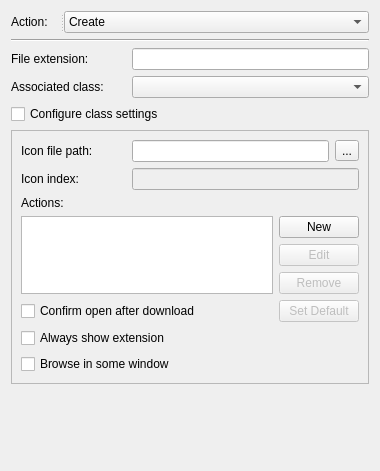
<?xml version="1.0" encoding="UTF-8"?>
<ui version="4.0">
 <class>FileExtensionWidget</class>
 <widget class="QWidget" name="FileExtensionWidget">
  <property name="geometry">
   <rect>
    <x>0</x>
    <y>0</y>
    <width>380</width>
    <height>471</height>
   </rect>
  </property>
  <property name="windowTitle">
   <string>Form</string>
  </property>
  <layout class="QGridLayout" name="gridLayout_2">
   <item row="3" column="0">
    <widget class="QLabel" name="classLabel">
     <property name="text">
      <string>Associated class:</string>
     </property>
     <property name="buddy">
      <cstring>classComboBox</cstring>
     </property>
    </widget>
   </item>
   <item row="2" column="1" colspan="2">
    <widget class="QLineEdit" name="fileExtentionLineEdit"/>
   </item>
   <item row="3" column="1" colspan="2">
    <widget class="QComboBox" name="classComboBox"/>
   </item>
   <item row="4" column="0" colspan="2">
    <widget class="QCheckBox" name="settingsCheckBox">
     <property name="text">
      <string>Configure class settings</string>
     </property>
    </widget>
   </item>
   <item row="2" column="0">
    <widget class="QLabel" name="fileExtentionLabel">
     <property name="text">
      <string>File extension:</string>
     </property>
     <property name="buddy">
      <cstring>fileExtentionLineEdit</cstring>
     </property>
    </widget>
   </item>
   <item row="1" column="0" colspan="3">
    <widget class="Line" name="line">
     <property name="font">
      <font>
       <pointsize>9</pointsize>
      </font>
     </property>
     <property name="orientation">
      <enum>Qt::Horizontal</enum>
     </property>
    </widget>
   </item>
   <item row="5" column="0" colspan="3">
    <widget class="QFrame" name="frame">
     <property name="enabled">
      <bool>true</bool>
     </property>
     <property name="frameShape">
      <enum>QFrame::StyledPanel</enum>
     </property>
     <property name="frameShadow">
      <enum>QFrame::Raised</enum>
     </property>
     <layout class="QGridLayout" name="gridLayout">
      <item row="0" column="0">
       <widget class="QLabel" name="iconPathLabel">
        <property name="enabled">
         <bool>true</bool>
        </property>
        <property name="sizePolicy">
         <sizepolicy hsizetype="Fixed" vsizetype="Preferred">
          <horstretch>117</horstretch>
          <verstretch>0</verstretch>
         </sizepolicy>
        </property>
        <property name="minimumSize">
         <size>
          <width>105</width>
          <height>0</height>
         </size>
        </property>
        <property name="text">
         <string>Icon file path:</string>
        </property>
        <property name="buddy">
         <cstring>iconPathLineEdit</cstring>
        </property>
       </widget>
      </item>
      <item row="0" column="1" colspan="2">
       <widget class="QLineEdit" name="iconPathLineEdit">
        <property name="enabled">
         <bool>true</bool>
        </property>
       </widget>
      </item>
      <item row="0" column="3">
       <widget class="QToolButton" name="iconPathToolButton">
        <property name="enabled">
         <bool>true</bool>
        </property>
        <property name="text">
         <string>...</string>
        </property>
       </widget>
      </item>
      <item row="1" column="0">
       <widget class="QLabel" name="iconIndexLabel">
        <property name="enabled">
         <bool>true</bool>
        </property>
        <property name="sizePolicy">
         <sizepolicy hsizetype="Fixed" vsizetype="Preferred">
          <horstretch>117</horstretch>
          <verstretch>0</verstretch>
         </sizepolicy>
        </property>
        <property name="minimumSize">
         <size>
          <width>105</width>
          <height>0</height>
         </size>
        </property>
        <property name="text">
         <string>Icon index:</string>
        </property>
        <property name="buddy">
         <cstring>iconIndexLineEdit</cstring>
        </property>
       </widget>
      </item>
      <item row="1" column="1" colspan="3">
       <widget class="QLineEdit" name="iconIndexLineEdit">
        <property name="enabled">
         <bool>false</bool>
        </property>
        <property name="layoutDirection">
         <enum>Qt::LeftToRight</enum>
        </property>
        <property name="echoMode">
         <enum>QLineEdit::Normal</enum>
        </property>
       </widget>
      </item>
      <item row="2" column="0">
       <widget class="QLabel" name="actionIconLabel">
        <property name="text">
         <string>Actions:</string>
        </property>
        <property name="buddy">
         <cstring>iconTableWidget</cstring>
        </property>
       </widget>
      </item>
      <item row="3" column="0" rowspan="3" colspan="2">
       <widget class="QTableWidget" name="iconTableWidget">
        <property name="enabled">
         <bool>true</bool>
        </property>
       </widget>
      </item>
      <item row="3" column="2" colspan="2">
       <widget class="QPushButton" name="newPushButton">
        <property name="enabled">
         <bool>true</bool>
        </property>
        <property name="text">
         <string>New</string>
        </property>
       </widget>
      </item>
      <item row="4" column="2" colspan="2">
       <widget class="QPushButton" name="editPushButton">
        <property name="enabled">
         <bool>false</bool>
        </property>
        <property name="text">
         <string>Edit</string>
        </property>
       </widget>
      </item>
      <item row="5" column="2" colspan="2">
       <widget class="QPushButton" name="removePushButton">
        <property name="enabled">
         <bool>false</bool>
        </property>
        <property name="text">
         <string>Remove</string>
        </property>
       </widget>
      </item>
      <item row="6" column="0" colspan="2">
       <widget class="QCheckBox" name="openAftercheckBox">
        <property name="enabled">
         <bool>true</bool>
        </property>
        <property name="text">
         <string>Confirm open after download</string>
        </property>
       </widget>
      </item>
      <item row="6" column="2" colspan="2">
       <widget class="QPushButton" name="setDefaultPushButton">
        <property name="enabled">
         <bool>false</bool>
        </property>
        <property name="text">
         <string>Set Default</string>
        </property>
       </widget>
      </item>
      <item row="7" column="0" colspan="2">
       <widget class="QCheckBox" name="alwaysCheckBox">
        <property name="enabled">
         <bool>true</bool>
        </property>
        <property name="text">
         <string>Always show extension</string>
        </property>
       </widget>
      </item>
      <item row="8" column="0" colspan="2">
       <widget class="QCheckBox" name="browseCheckBox">
        <property name="enabled">
         <bool>true</bool>
        </property>
        <property name="text">
         <string>Browse in some window</string>
        </property>
       </widget>
      </item>
     </layout>
    </widget>
   </item>
   <item row="6" column="0" colspan="3">
    <spacer name="verticalSpacer">
     <property name="orientation">
      <enum>Qt::Vertical</enum>
     </property>
     <property name="sizeType">
      <enum>QSizePolicy::Expanding</enum>
     </property>
     <property name="sizeHint" stdset="0">
      <size>
       <width>20</width>
       <height>40</height>
      </size>
     </property>
    </spacer>
   </item>
   <item row="0" column="0" colspan="3">
    <widget class="QSplitter" name="splitter">
     <property name="orientation">
      <enum>Qt::Horizontal</enum>
     </property>
     <widget class="QLabel" name="actionLabel">
      <property name="sizePolicy">
       <sizepolicy hsizetype="Preferred" vsizetype="Preferred">
        <horstretch>1</horstretch>
        <verstretch>0</verstretch>
       </sizepolicy>
      </property>
      <property name="font">
       <font>
        <pointsize>9</pointsize>
       </font>
      </property>
      <property name="text">
       <string>Action:</string>
      </property>
      <property name="buddy">
       <cstring>actionComboBox</cstring>
      </property>
     </widget>
     <widget class="QComboBox" name="actionComboBox">
      <property name="sizePolicy">
       <sizepolicy hsizetype="Preferred" vsizetype="Fixed">
        <horstretch>3</horstretch>
        <verstretch>0</verstretch>
       </sizepolicy>
      </property>
      <property name="currentText">
       <string>Create</string>
      </property>
      <item>
       <property name="text">
        <string>Create</string>
       </property>
      </item>
      <item>
       <property name="text">
        <string>Replace</string>
       </property>
      </item>
      <item>
       <property name="text">
        <string>Update</string>
       </property>
      </item>
      <item>
       <property name="text">
        <string>Delete</string>
       </property>
      </item>
     </widget>
    </widget>
   </item>
  </layout>
 </widget>
 <tabstops>
  <tabstop>actionComboBox</tabstop>
  <tabstop>fileExtentionLineEdit</tabstop>
  <tabstop>classComboBox</tabstop>
  <tabstop>settingsCheckBox</tabstop>
  <tabstop>iconPathLineEdit</tabstop>
  <tabstop>iconPathToolButton</tabstop>
  <tabstop>iconIndexLineEdit</tabstop>
  <tabstop>iconTableWidget</tabstop>
  <tabstop>newPushButton</tabstop>
  <tabstop>editPushButton</tabstop>
  <tabstop>removePushButton</tabstop>
  <tabstop>setDefaultPushButton</tabstop>
  <tabstop>openAftercheckBox</tabstop>
  <tabstop>alwaysCheckBox</tabstop>
  <tabstop>browseCheckBox</tabstop>
 </tabstops>
 <resources/>
 <connections>
  <connection>
   <sender>settingsCheckBox</sender>
   <signal>toggled(bool)</signal>
   <receiver>frame</receiver>
   <slot>setEnabled(bool)</slot>
   <hints>
    <hint type="sourcelabel">
     <x>128</x>
     <y>122</y>
    </hint>
    <hint type="destinationlabel">
     <x>189</x>
     <y>280</y>
    </hint>
   </hints>
  </connection>
 </connections>
</ui>
